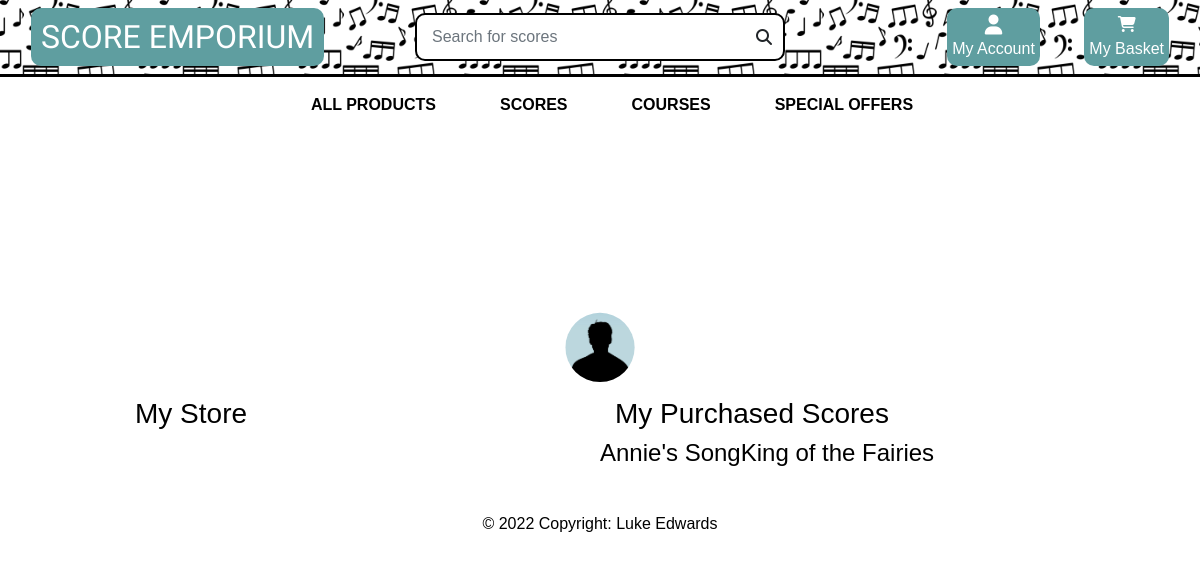
Before: /profile/ with the older database file.
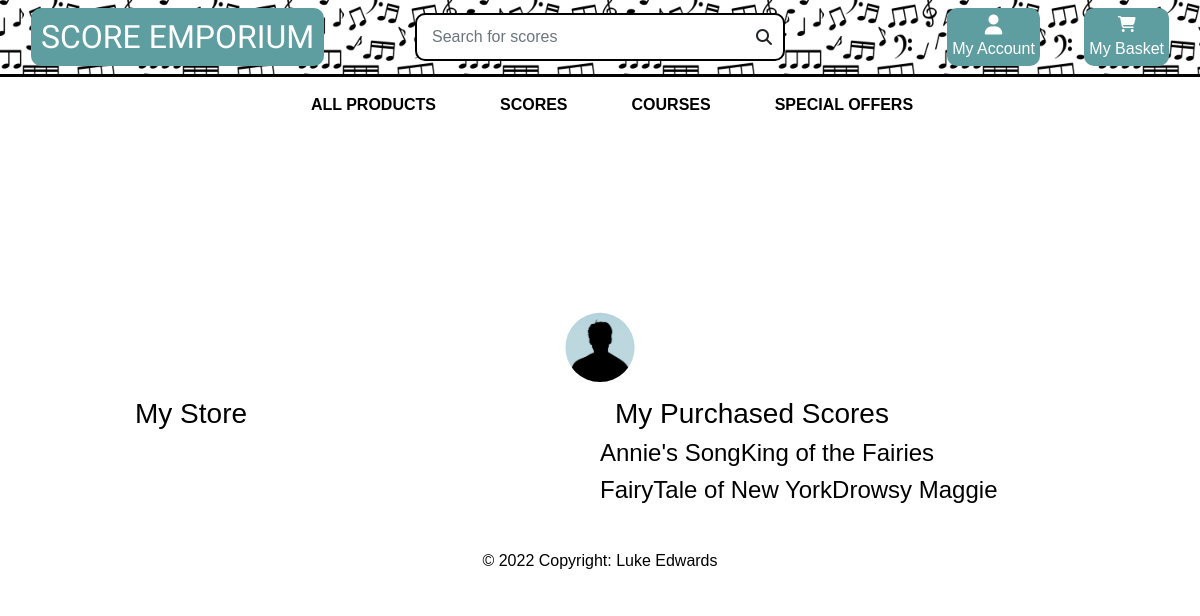
After: the same page with the newer database file.
### products/models.py (models this page shows, shortened)
class Product(models.Model):
    genre = models.ForeignKey('Genre', null=True, blank=True, on_delete=models.SET_NULL)
    difficulty = models.ForeignKey('Difficulty', null=True, blank=True, on_delete=models.SET_NULL)
    sku = models.CharField(max_length=254, null=True, blank=True)
    name = models.CharField(max_length=254)
    description = models.TextField()
    price = models.DecimalField(max_digits=6, decimal_places=2)
    rating = models.DecimalField(max_digits=6, decimal_places=2, null=True, blank=True)
    image_url = models.URLField(max_length=1024, null=True, blank=True)
    image = models.ImageField(null=True, blank=True,)
    vendor = models.CharField(max_length=254, null=True)
    PDF = models.FileField(null=True,)
    Guitar_Pro = models.FileField(null=True,)
    video = models.URLField(max_length=1024, null=True, blank=True)

### user_profile/views.py (the view)
# urls.py: path('profile/', include('user_profile.urls')),
def user_profile(request):
    products = Product.objects.all()
    context = {
        'products': products,
    }
    return render(request, 'user_profile/profile.html', context)

### user_profile/templates/user_profile/profile.html (shortened to what this page needs)
{% extends "base.html" %}
{% load static %}
{% block page_header %}
    <div class="container header-container">
    </div>
{% endblock %}
{% block content %}
<div class="container text-black">
    <div class="row text-center">
      <div class="col center">
      <img id="user-profile-pic" src="{% static 'media/profile_photos/default-pp-min.png'%}" alt="" class=" prepend">
      </div>
    </div>
    <div class="row">
      <div class="col">
        <h3>My Store</h3>
      </div>
      <div class="col">
        <h3>My Purchased Scores</h3>
        <div class="row">
          {% for product in products%}
            {% if product.vendor == 'luketedwards' %}
            <h4>{{product.name}}</h4>
            {%endif%}
          {%endfor%}
        </div>
      </div>
    </div>
  </div>
{% endblock %}

### templates/base.html (shortened to what this page needs)
{% load static %}
<!doctype html>
<html lang="en">
  <head>
    {% block corecss %}
    <link rel="stylesheet" href="https://cdn.jsdelivr.net/npm/bootstrap@4.6.1/dist/css/bootstrap.min.css">
    <link rel="stylesheet" href="{% static 'css/base.css' %}">
    <link href="http://maxcdn.bootstrapcdn.com/font-awesome/4.1.0/css/font-awesome.min.css" rel="stylesheet">
    <link rel="stylesheet" href="https://cdnjs.cloudflare.com/ajax/libs/font-awesome/6.1.1/css/all.min.css"
 />
    {% endblock %}
  </head>
  <body>
    <header id="nav-container" class="container-fluid">
        <div style="border-bottom: solid;" class="row">
            <div class="col-12 col-lg-4 my-auto py-1 py-lg-0 text-center text-lg-left">
                <a href="{% url 'home' %}" class="nav-link main-logo-link">
                    <h2 id="logo" class="logo-font text-black my-0">Score Emporium</h2>
                </a>
            </div>
            <div class="col-12 col-lg-4 my-auto py-1 py-lg-0">
                <form id="main-search" method="GET" action="{% url 'products' %}">
                    <div class="input-group w-100">
                        <input id="search-box"  class="form-control  rounded-0" type="text" name="q" placeholder="Search for scores">
                        <div id="search-btn-div">
                        <button id="search-btn" class="form-control btn " type="submit">
                            <span class="icon">
                                <i class="fas fa-search"></i>
                            </span>
                        </button>
                        </div>
                    </div>
                </form>
            </div>
            <div class="col-12 col-lg-4 my-auto py-1 py-lg-0">
                <ul class="list-inline list-unstyled text-center text-lg-right my-0">
                    <li class="list-inline-item dropdown">
                        <a class=" nav-link" href="#" id="user-options" data-toggle="dropdown" aria-haspopup="true" aria-expanded="false">
                            <div id="account-button" class="text-center">
                                <div><i class="fas fa-user fa-lg"></i></div>
                                <p class="my-0">My Account</p>
                            </div>
                        </a>
                    </li>
                    <li class="list-inline-item">
                        <a class="{% if grand_total %}text-info font-weight-bold{% else %}text-black{% endif %} nav-link" href="">
                            <div id="cart-button" class="text-center">
                                <div><i class="fa-solid fa-cart-shopping"></i></div>
                                <p class="my-0">My Basket</p>
                            </div>
                        </a>
                    </li>
                </ul>
            </div>
        </div>
        <div class="row bg-white">
            <nav class="navbar navbar-expand-lg navbar-light w-100">
                {% include 'includes/main-nav.html' %}
            </nav>
        </div>
    </header>
    {% block page_header %}
    {% endblock %}
    {% block content %}
    {% endblock %}
    <footer id="footer" class="bg-light text-center text-lg-start">
        <div class="text-center p-3">
          © 2022 Copyright: Luke Edwards
        </div>
      </footer>
  </body>
</html>

### templates/includes/main-nav.html (shortened to what this page needs)
<div class="collapse navbar-collapse" id="main-nav">
    <ul class="navbar-nav w-auto mx-auto">
        <li class="nav-item dropdown">
            <a class="logo-font font-weight-bold nav-link text-black mr-5" href="#" id="all-products-link" data-toggle="dropdown" aria-haspopup="true" aria-expanded="false">
                All Products
            </a>
        </li>
        <li class="nav-item dropdown">
            <a class="logo-font font-weight-bold nav-link text-black mr-5" href="#" id="clothing-link" data-toggle="dropdown" aria-haspopup="true" aria-expanded="false">
                Scores
            </a>
        </li>
        <li class="nav-item dropdown">
            <a class="logo-font font-weight-bold nav-link text-black mr-5" href="#" id="homeware-link" data-toggle="dropdown" aria-haspopup="true" aria-expanded="false">
                Courses
            </a>
        </li>
        <li class="nav-item dropdown">
            <a class="logo-font font-weight-bold nav-link text-black" href="#" id="specials-link" data-toggle="dropdown" aria-haspopup="true" aria-expanded="false">
                Special Offers
            </a>
        </li>
    </ul>
</div>

### static/css/base.css (style rules this page uses)
html { height: 100%; }
#nav-container { background-image: url(/static/media_1/sheet-music-pattern.jpg); background-repeat: repeat; background-size: 160px; }
#user-profile-pic { clip-path: circle() !important; height: 100px !important; display: inline; }
#account-button { background-color: cadetblue; color: white; padding: 5px; border-radius: 10px; }
#cart-button { background-color: cadetblue; color: white; padding: 5px; border-radius: 10px; }
#main-search { border-radius: 10px !important; border: 2px solid black; padding: 3px; background-color: white; }
#logo { font-family: 'Arima', cursive; background-color: cadetblue; border-radius: 10px; color: white !important; padding: 10px; }
body { background-size: cover; height: calc(100vh - 164px); color: black !important; font-family: 'Helvetica'; }
#search-btn { padding: 0; border-top-right-radius: 10px; border-bottom-right-radius: 10px; }
#search-btn-div { width: 3rem; }
.icon { align-items: center; display: inline-flex; height: 1.5rem; width: 1.5rem; border: none; float: right; border-top-right-radius: 10px; border-bottom-right-radius: 10px; }
#search-box { border: none; }
.logo-font { text-transform: uppercase; }
.main-logo-link { width: fit-content; }
#footer { margin-top: 20px; background-color: white !important; }
.text-black { color: #000 !important; }
@media (min-width: 1200px) { .container { max-width: 80%; } }
@media (min-width: 992px) { .header-container { padding-top: 164px; } }

Changed rows visible on the page:
added Product: name "FairyTale of New York"
added Product: name "Drowsy Maggie"
